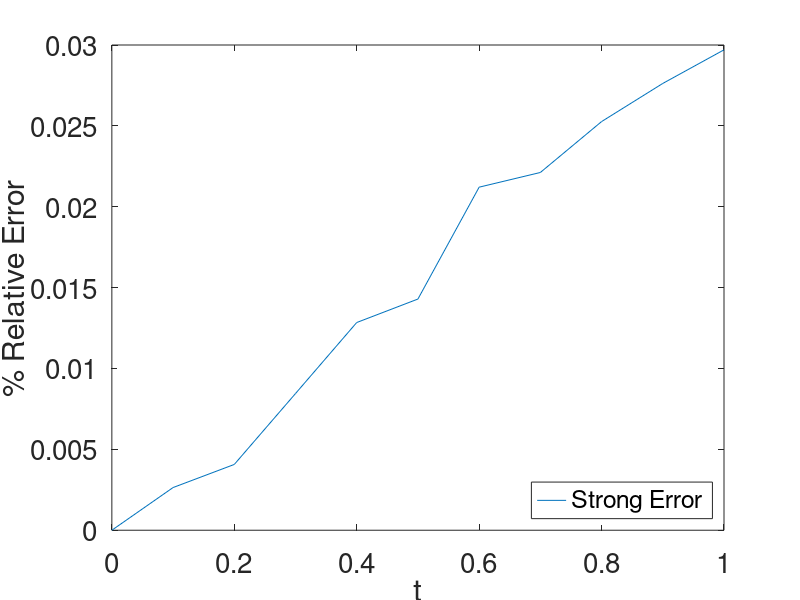

This chart was generated by the following MATLAB code:
%Error Analysis of Euler-Maruyama Method for Black-Scholes
%   Plots the expected path of a geometric brownian process
%   The number of sampled paths as well as steps (samples, N) is
%   changeable
%   Author: Samuel Eure

%Variables
%set the state of the randn
N = 10;
T = 1;
x0 = 100;
sigma = 0.2;
mu = 0.8;

samples = 1000;
S = zeros(samples,N+1);
A = zeros(samples,N+1);
for i = 1:samples
    %Prepare Wierner Process
    randn('state',abs(round(12000*rand*rand))) %set the state of the randn
    mystery = abs(N*rand);
    randn('state',mystery); %set the state of the randn
    dt = T/(N); 
    dW = zeros(1,N+1);
    W  = zeros(1,N+1);
    dW(2:N+1) = sqrt(dt)*randn(1,(N));
    W = cumsum(dW);
    %
    %Euler-Maruyama Method
    X = zeros(1,N+1);
    X(1) = x0; 
    Actual = zeros(1,N+1);
    Actual(1) = x0;
    for n = 1:(N)
        X(n+1) =  X(n)*(1+dt*mu+sigma*(W(n+1)-W(n)));
        Actual(n+1) = x0*exp(sigma*W(n+1)+dt*(n)*(mu-(sigma^2)/2));
    end
    S(i,:) = X;
    A(i,:) = Actual;
end


SE = (A-S)./A;
SE = sum(SE,1)/samples;
x = 0:(T/N):(T);
plot(x,SE)
xlabel('t', 'FontSize', 20)
ylabel('% Relative Error','FontSize',20,'Rotation',90)
set(gca,'fontsize',20)
legend('Strong Error','Location','southeast')